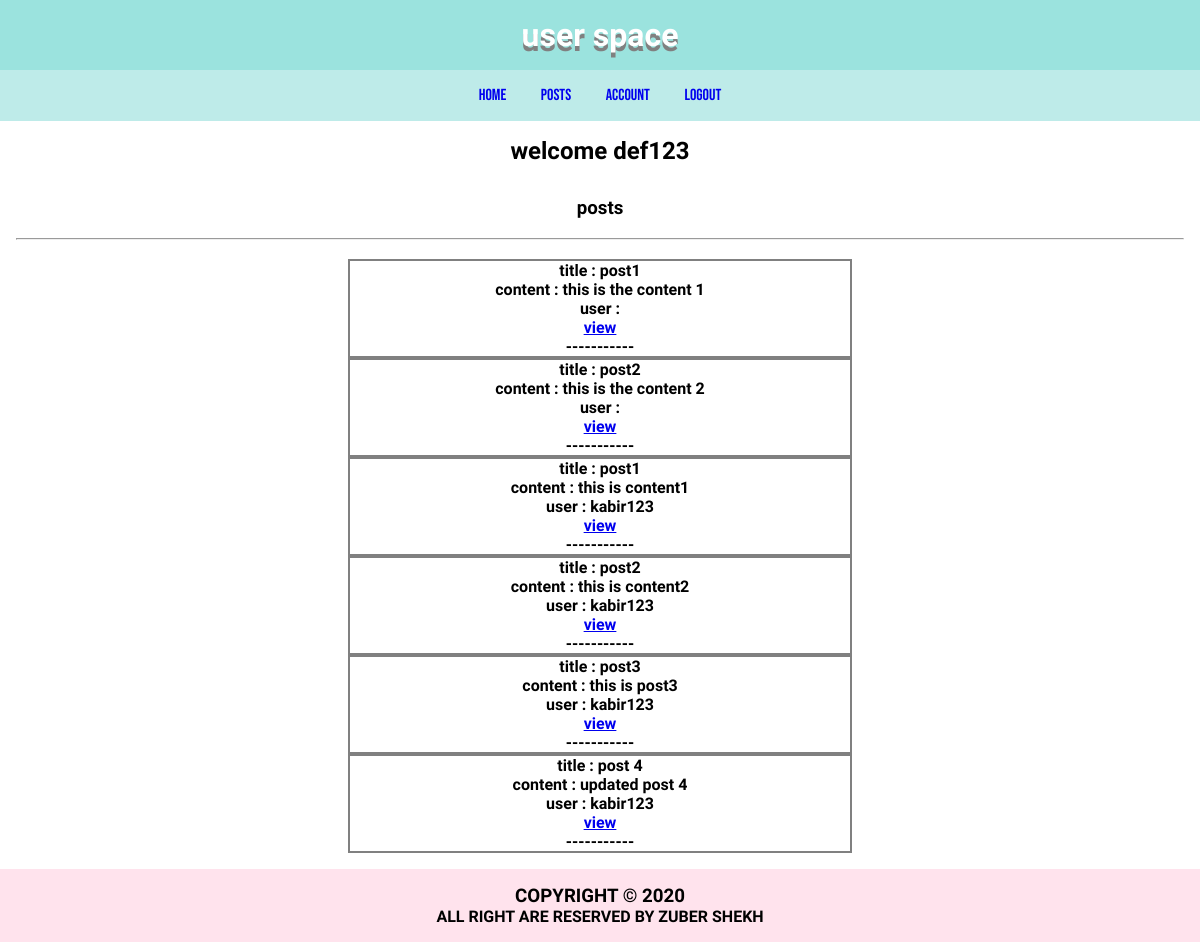
The page /home (signed in) on the database as committed earlier.
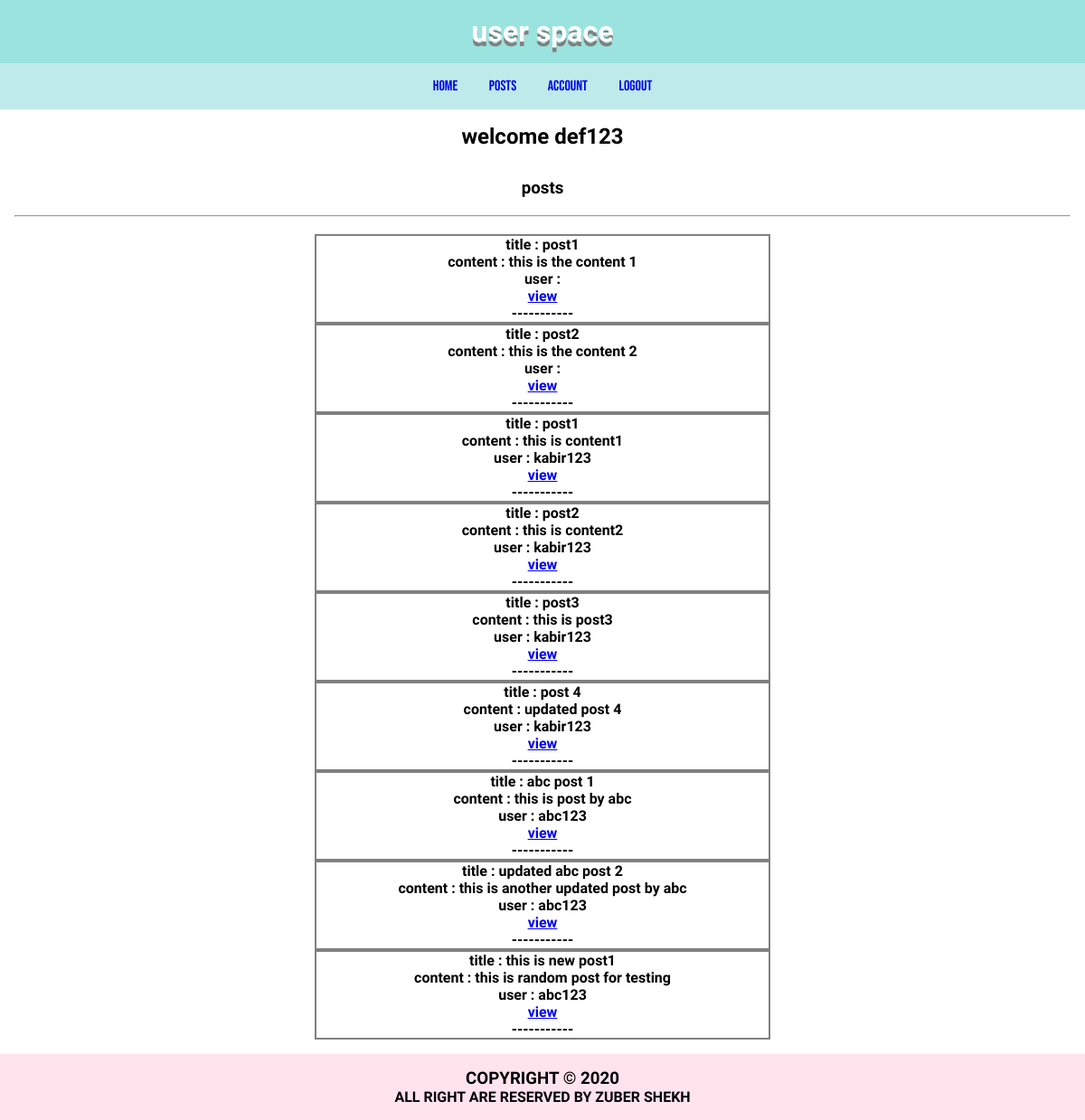
The same page on the database as committed later.
### userspaceapp/users/models.py (models this page shows, shortened)
class User(db.Model,UserMixin):
    __tablename__='users'
    id=db.Column(db.Integer,primary_key=True)
    username=db.Column(db.String(30),unique=True,nullable=False)
    email=db.Column(db.String(30),unique=True,nullable=False)
    password=db.Column(db.String(30),nullable=False)
    posts=db.relationship('Post',backref='user')

### userspaceapp/post/models.py (models this page shows)
class Post(db.Model):
    __tablename__='posts'
    id=db.Column(db.Integer,primary_key=True)
    title=db.Column(db.String(50),nullable=False)
    content=db.Column(db.String(200),nullable=False)
    user_id=db.Column(db.Integer,db.ForeignKey('users.id'))

### userspaceapp/users/routes.py (the view)
@users.route('/home')
@login_required
def home():
    posts=Post.query.all()
    return render_template('home.html',posts=posts)

### userspaceapp/users/models.py (called while the page is built)
@login_manager.user_loader
def login_user(id):
    return User.query.get(int(id))

### userspaceapp/templates/home.html (shortened to what this page needs)
{%extends 'base.html'%}
{%block main%}
<section>
    <h2>welcome {{current_user.username}}</h2>
</section>
<section class='users-info'>
    <h3>posts</h3><br>
    <hr><br>
    {%if posts%}
        {%for post in posts%}
            <div class="container post-container" style="border: 2px solid grey; max-width: 500px;margin: 0 auto;">
                <h4>title : {{post.title}}</>
                <p>content : {{post.content}}</p>
                <p>user : {%if current_user.username==post.user.username%}me{%else%}{{post.user.username}}{%endif%}</p>
                <a href="{{url_for('post.view_post',post_id=post.id)}}">view</a>
                <br>
                <p>-----------</p>
            </div>
        {%endfor%}
    {%endif%}
</section>
{%endblock%}

### userspaceapp/templates/base.html (shortened to what this page needs)
<!DOCTYPE html>
<html lang="en">
<head>
    <link rel="stylesheet" href="{{url_for('static',filename='css/app.css')}}">
</head>
<body>
    <header class="header">
        <h1>user space</h1>
    </header>
    <nav class="navigation">
        <ul>
            {% if current_user.is_authenticated%}
                <li><a href="{{url_for('users.home')}}">home</a></li>
                <li><a href="{{url_for('users.posts')}}">posts</a></li>
                <li><a href="{{url_for('users.account')}}">account</a></li>
                <li><a href="{{url_for('users.logout')}}">logout</a></li>
            {%else%}
                <li><a href="{{url_for('main.index')}}">home</a></li>
                <li><a href="{{url_for('users.register')}}">register</a></li>
                <li><a href="{{url_for('users.login')}}">login</a></li>
            {%endif%}
        </ul>
    </nav>
    <main class="main">
        {%block main%}
        {%endblock%}
    </main>
    <footer class="footer">
        <section>
            <h3>copyright &copy; 2020</h3>
            <h4>all right are reserved by zuber shekh</h4>
        </section>
    </footer>
</body>
</html>

### userspaceapp/static/css/app.css (style rules this page uses)
* { padding: 0; margin: 0; }
:root { --header-bg:#9be3de; --header-fonts:'Sigmar One', cursive; --nav-bg:#beebe9; --nav-fonts:'Bebas Neue', cursive; --main-bg:#fffdf9; --main-fonts:'Quicksand', sans-serif; --footer-bg:#ffe3ed; }
body { color: #ffffff; font-size: 16px; }
.header { background-color: var(--header-bg); font-family: var(--header-fonts); }
.header h1 { text-align: center; padding: 1rem; text-shadow: 0 5px grey; }
.navigation { background-color: var(--nav-bg); font-family: var(--nav-fonts); }
.navigation ul { list-style-type: none; text-align: center; }
.navigation ul li { display: inline-flex; }
.navigation ul li a { text-decoration: none; padding: 1rem; }
.main { color: #000000; font-family: var(--main-fonts); }
.main h2 { text-align: center; padding: 1rem; }
.users-info { text-align: center; padding: 1rem; margin:0 auto; }
.footer { background-color: var(--footer-bg); text-align: center; font-family: var(--main-fonts); }
.footer section { color: #000000; text-transform: uppercase; padding: 1rem; font-size: 1rem; }

Rows that differ between the two databases and show on the page:
added Post: title "abc post 1", content "this is post by abc", user.username "abc123"
added Post: title "updated abc post 2", content "this is another updated post by abc", user.username "abc123"
added Post: title "this is new post1", content "this is random post for testing", user.username "abc123"
